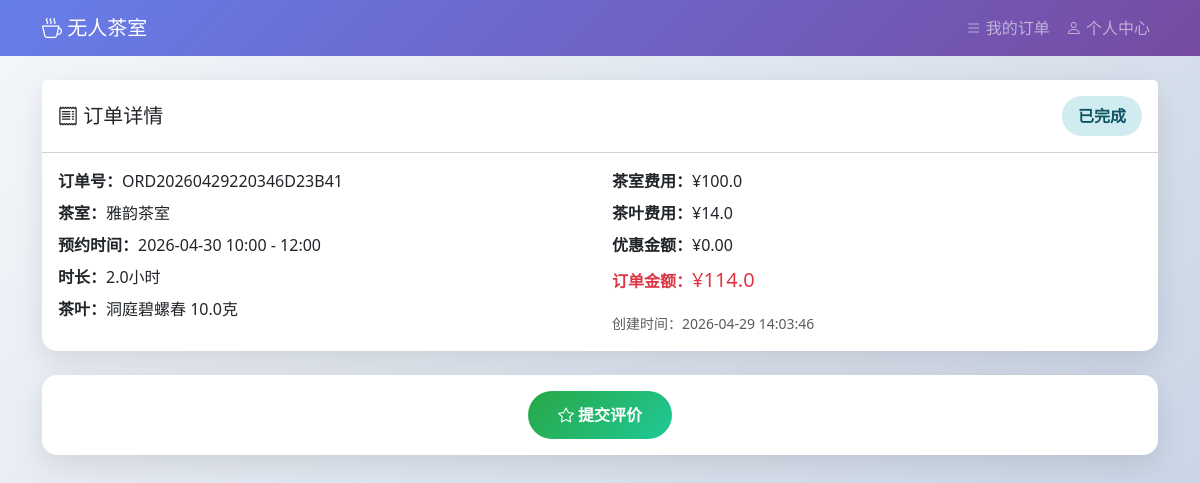
/user/order/2 (signed in), run on the app's committed database.
### models.py (models this page shows, shortened)
class Order(db.Model):
    __tablename__ = 'orders'
    id = db.Column(db.Integer, primary_key=True)
    order_no = db.Column(db.String(50), unique=True, nullable=False, index=True)
    booking_id = db.Column(db.Integer, db.ForeignKey('bookings.id'))  # 关联预约
    user_id = db.Column(db.Integer, db.ForeignKey('users.id'), nullable=False)
    room_id = db.Column(db.Integer, db.ForeignKey('rooms.id'), nullable=False)
    start_time = db.Column(db.DateTime, nullable=False)
    end_time = db.Column(db.DateTime, nullable=False)
    duration_hours = db.Column(db.Float, nullable=False)
    total_amount = db.Column(db.Float, nullable=False)
    status = db.Column(db.String(20), default='pending')
    payment_status = db.Column(db.String(20), default='unpaid')
    qr_code = db.Column(db.String(255))
    check_in_time = db.Column(db.DateTime)
    check_out_time = db.Column(db.DateTime)
    door_code = db.Column(db.String(6))  # 开门验证码（6位数字）
    payment_type = db.Column(db.String(20), default='immediate')  # 支付方式：immediate立即支付，postpay后付
    tea_type = db.Column(db.String(50), default='默认免费茶')  # 茶叶品类
    tea_price = db.Column(db.Float, default=0.0)  # 茶叶加价
    tea_weight = db.Column(db.Float, default=0.0)  # 茶叶重量（克）
    tea_unit_price = db.Column(db.Float, default=0.0)  # 茶叶单价（元/克）
    package_type = db.Column(db.String(50), default='按小时计费')  # 套餐类型
    created_at = db.Column(db.DateTime, default=datetime.utcnow)
    updated_at = db.Column(db.DateTime, default=datetime.utcnow, onupdate=datetime.utcnow)

class Room(db.Model):
    __tablename__ = 'rooms'
    id = db.Column(db.Integer, primary_key=True)
    name = db.Column(db.String(100), nullable=False)
    description = db.Column(db.Text)
    capacity = db.Column(db.Integer, default=4)
    price_per_hour = db.Column(db.Float, nullable=False)
    image_url = db.Column(db.String(255))
    facilities = db.Column(db.Text)
    status = db.Column(db.String(20), default='available')
    floor = db.Column(db.Integer, default=1)
    created_at = db.Column(db.DateTime, default=datetime.utcnow)
    orders = db.relationship('Order', backref='room', lazy=True, cascade='all, delete-orphan')
    bookings = db.relationship('Booking', backref='room', lazy=True, cascade='all, delete-orphan')

class Booking(db.Model):
    __tablename__ = 'bookings'
    id = db.Column(db.Integer, primary_key=True)
    booking_no = db.Column(db.String(50), unique=True, nullable=False, index=True)
    user_id = db.Column(db.Integer, db.ForeignKey('users.id'), nullable=False)
    room_id = db.Column(db.Integer, db.ForeignKey('rooms.id'), nullable=False)
    booking_date = db.Column(db.Date, nullable=False)
    start_time = db.Column(db.DateTime, nullable=False)
    end_time = db.Column(db.DateTime, nullable=False)
    duration_hours = db.Column(db.Float, nullable=False)
    estimated_amount = db.Column(db.Float, nullable=False)
    status = db.Column(db.String(20), default='confirmed')
    tea_type = db.Column(db.String(50), default='默认免费茶')  # 茶叶品类
    tea_price = db.Column(db.Float, default=0.0)  # 茶叶加价
    tea_weight = db.Column(db.Float, default=0.0)  # 茶叶重量（克）
    tea_unit_price = db.Column(db.Float, default=0.0)  # 茶叶单价（元/克）
    package_type = db.Column(db.String(50), default='按小时计费')  # 套餐类型
    created_at = db.Column(db.DateTime, default=datetime.utcnow)

### routes/user.py (the view, shortened to what this page needs)
@user_bp.route('/user/order/<int:booking_id>')
@user_required
def order_detail(booking_id):
    user = User.query.get(session['user_id'])
    booking = Booking.query.filter_by(id=booking_id, user_id=user.id).first()
    if not booking:
        flash('订单不存在', 'error')
        return redirect(url_for('user_frontend.orders'))
    order = Order.query.filter_by(booking_id=booking.id).first()
    now = datetime.now()
    return render_template('user/order_detail.html',
                        user=user,
                        booking=booking,
                        order=order,
                        now=now)

### routes/user.py (called while the page is built)
def user_required(f):
    @wraps(f)
    def decorated_function(*args, **kwargs):
        if 'user_id' not in session:
            flash('请先登录', 'error')
            return redirect(url_for('user_frontend.login'))
        return f(*args, **kwargs)
    return decorated_function

### templates/user/order_detail.html (shortened to what this page needs)
<!DOCTYPE html>
<html lang="zh-CN">
<head>
    <link href="https://cdn.jsdelivr.net/npm/bootstrap@5.3.0/dist/css/bootstrap.min.css" rel="stylesheet">
    <link rel="stylesheet" href="https://cdn.jsdelivr.net/npm/bootstrap-icons@1.10.0/font/bootstrap-icons.css">
</head>
<body>
    <nav class="navbar navbar-expand-lg navbar-dark mb-4">
        <div class="container">
            <a class="navbar-brand" href="{{ url_for('user_frontend.dashboard') }}">
                <i class="bi bi-cup-hot"></i> 无人茶室
            </a>
            <div class="navbar-nav ms-auto">
                <a class="nav-link" href="{{ url_for('user_frontend.orders') }}">
                    <i class="bi bi-list"></i> 我的订单
                </a>
                <a class="nav-link" href="{{ url_for('user_frontend.profile') }}">
                    <i class="bi bi-person"></i> 个人中心
                </a>
            </div>
        </div>
    </nav>
    <div class="container">
        <div class="card mb-4">
            <div class="card-header bg-white py-3">
                <div class="d-flex justify-content-between align-items-center">
                    <h5 class="mb-0">
                        <i class="bi bi-receipt"></i> 订单详情
                    </h5>
                    <span class="status-badge status-{{ order.status }}">
                        {% if order.status == 'pending' %}待支付
                        {% elif order.status == 'confirmed' %}已确认
                        {% elif order.status == 'in_use' or order.status == 'in_progress' %}使用中
                        {% elif order.status == 'completed' %}已完成
                        {% elif order.status == 'cancelled' %}已取消
                        {% endif %}
                    </span>
                </div>
            </div>
            <div class="card-body">
                <div class="row">
                    <div class="col-md-6">
                        <p class="mb-2"><strong>订单号：</strong>{{ order.order_no or booking.booking_no }}</p>
                        <p class="mb-2"><strong>茶室：</strong>{{ booking.room.name }}</p>
                        <p class="mb-2"><strong>预约时间：</strong>{{ booking.start_time.strftime('%Y-%m-%d %H:%M') }} - {{ booking.end_time.strftime('%H:%M') }}</p>
                        <p class="mb-2"><strong>时长：</strong>{{ booking.duration_hours }}小时</p>
                        {% if booking.tea_type and booking.tea_type != '自带茶叶' %}
                        <p class="mb-2"><strong>茶叶：</strong>{{ booking.tea_type }} {{ booking.tea_weight }}克</p>
                        {% endif %}
                    </div>
                    <div class="col-md-6">
                        <p class="mb-2"><strong>茶室费用：</strong>¥{{ (booking.duration_hours * booking.room.price_per_hour)|round(2) }}</p>
                        {% if booking.tea_price %}
                        <p class="mb-2"><strong>茶叶费用：</strong>¥{{ booking.tea_price|round(2) }}</p>
                        {% endif %}
                        <p class="mb-2"><strong>优惠金额：</strong>¥0.00</p>
                        <p class="mb-3"><strong class="text-danger">订单金额：</strong><span class="text-danger fs-5">¥{{ order.total_amount|round(2) }}</span></p>
                        <p class="mb-0 text-muted"><small>创建时间：{{ booking.created_at.strftime('%Y-%m-%d %H:%M:%S') }}</small></p>
                    </div>
                </div>
            </div>
        </div>
        <div class="card mb-4">
            <div class="card-body">
                <div class="d-flex gap-3 justify-content-center flex-wrap">
                    {% if order.status == 'completed' %}
                        {% if not order.reviewed %}
                        <button class="btn btn-review" onclick="showReviewModal()">
                            <i class="bi bi-star"></i> 提交评价
                        </button>
                        {% else %}
                        <span class="btn-reviewed">
                            <i class="bi bi-star-fill"></i> 已评价
                        </span>
                        {% endif %}
                    {% endif %}
                </div>
            </div>
        </div>
    </div>
</body>
</html>

### templates/user/order_detail.html (style rules this page uses)
:root { --primary-color: #667eea; --secondary-color: #764ba2; }
body { background: linear-gradient(135deg, #f5f7fa 0%, #c3cfe2 100%); min-height: 100vh; }
.navbar { background: linear-gradient(135deg, var(--primary-color), var(--secondary-color)); }
.card { border: none; border-radius: 15px; box-shadow: 0 10px 30px rgba(0,0,0,0.1); }
.status-badge { padding: 8px 16px; border-radius: 20px; font-weight: 600; }
.status-completed { background: #d1ecf1; color: #0c5460; }
.btn-review { background: linear-gradient(135deg, #28a745, #20c997); border: none; color: white; padding: 12px 30px; border-radius: 25px; font-weight: 600; }

### data on the page
Order: order_no "ORD20260429220346D23B41", total_amount "114.0"
Room: room.name "雅韵茶室"
Booking: start_time "2026-04-30 10:00", end_time "12:00", duration_hours "2.0", tea_type "洞庭碧螺春", tea_weight "10.0", duration_hours.price_per_hour "100.0", tea_price "14.0", created_at "2026-04-29 14:03:46"
